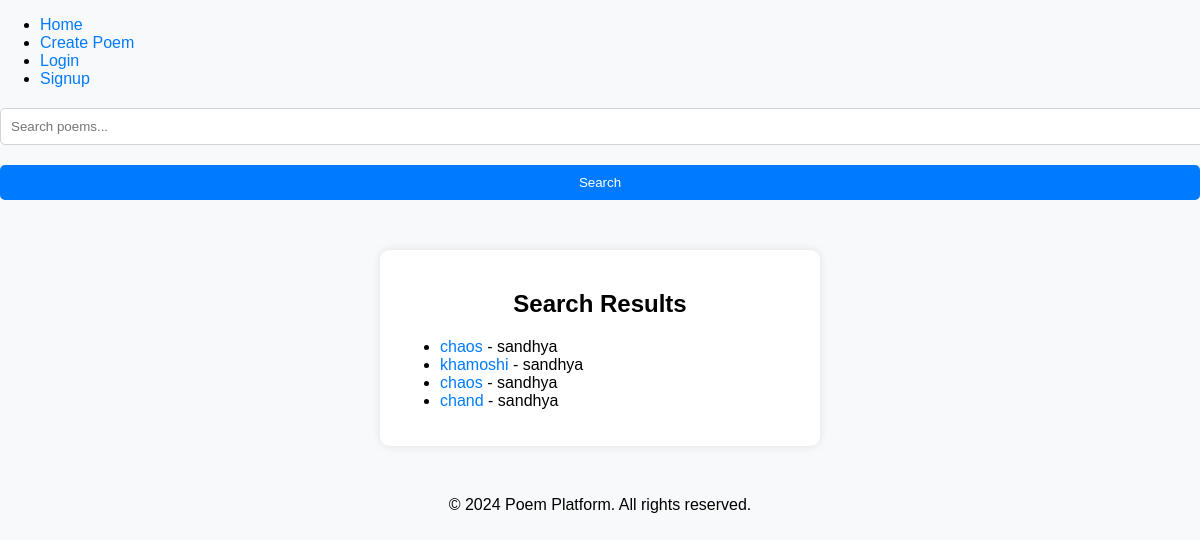
/poem_search/, run on the app's committed database.
### accounts/models.py (models this page shows, shortened)
class Poem(models.Model):
    title = models.CharField(max_length=255)
    content = models.TextField()
    author = models.ForeignKey(settings.AUTH_USER_MODEL, on_delete=models.CASCADE)
    created_at = models.DateTimeField(auto_now_add=True)
    categories = models.ManyToManyField('Category', related_name='poems')
    tags = models.ManyToManyField('Tag', related_name='poems')
    likes = models.ManyToManyField(settings.AUTH_USER_MODEL, related_name='liked_poems', blank=True)
    comments = models.ManyToManyField('Comment', related_name='poems', blank=True)

class CustomUser(AbstractUser):
    def get_absolute_url(self):
        return reverse('profile_detail', args=[self.username])

### accounts/views.py (the view)
# urls.py: path('poem_search/', views.poem_search, name='poem_search'),
def poem_search(request):
    query = request.GET.get('q')
    if query:
        poems = Poem.objects.filter(title__icontains=query) | \
            Poem.objects.filter(author__username__icontains=query) | \
            Poem.objects.filter(categories__name__icontains=query) | \
            Poem.objects.filter(tags__name__icontains=query)
    else:
        poems = Poem.objects.all()
    return render(request, 'poem/poem_search.html', {'poems': poems, 'query': query})

### accounts/templates/poem/poem_search.html (shortened to what this page needs)
{% extends 'base.html' %}
{% block content %}
<div class="container">
    <h2>Search Results</h2>
    <ul>
        {% for poem in poems %}
        <li>
            <a href="{% url 'poem_detail' pk=poem.pk %}">{{ poem.title }}</a> - {{ poem.author.username }}
        </li>
        {% empty %}
        <li>No results found</li>
        {% endfor %}
    </ul>
</div>
{% endblock %}

### staticfiles/css/styles.css (style rules this page uses)
body { font-family: Arial, sans-serif; margin: 0; padding: 0; background-color: #f8f9fa; }
.container { max-width: 400px; margin: 50px auto; padding: 20px; border-radius: 10px; background-color: #ffffff; box-shadow: 0px 0px 10px 0px rgba(0, 0, 0, 0.1); }
h2 { text-align: center; margin-bottom: 20px; }
a { color: #007bff; text-decoration: none; }

### data on the page
Poem: title "chaos", author.username "sandhya"
Poem: title "khamoshi", author.username "sandhya"
Poem: title "chaos", author.username "sandhya"
Poem: title "chand", author.username "sandhya"
